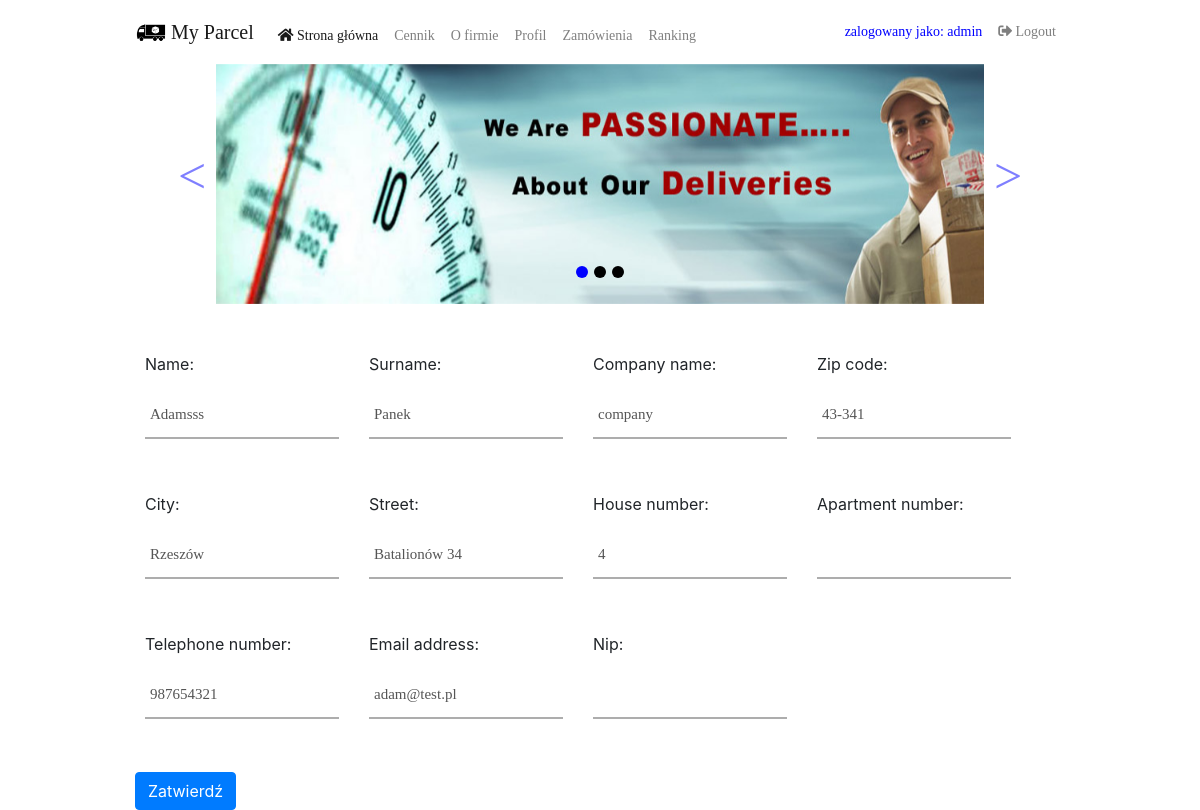
/profile_address/128/update/ (signed in), run on the app's committed database.
### order/models.py (models this page shows, shortened)
class Address(models.Model):
    name = models.CharField(max_length=90, validators=[name_validator()])
    surname = models.CharField(max_length=90, validators=[name_validator()])
    company_name = models.CharField(max_length=500, blank=True)  # isOptional
    zip_code = models.CharField(max_length=6, validators=[zip_code_validator()])  # Poland only
    city = models.CharField(max_length=350, validators=[name_validator()])
    street = models.CharField(max_length=350)
    house_number = models.IntegerField(validators=[MinValueValidator(0)])
    apartment_number = models.IntegerField(null=True, blank=True, validators=[MinValueValidator(0)])  # isOptional
    telephone_number = models.CharField(max_length=20, validators=[MinLengthValidator(9)])  # !!! READ DOC !!!
    email_address = models.EmailField(max_length=250)
    nip = models.CharField(null=True, blank=True, max_length=10,
                           validators=[MinLengthValidator(10), MaxLengthValidator(10)])  # !!! READ DOC !!!

### order/views.py (the view)
# urls.py: path('profile_address/<pk>/update/', views.UpdateAddressProfileView.as_view(), name='profile_address_update'),
class UpdateAddressProfileView(generic.UpdateView):
    template_name = 'order/create_profile_address.html'
    model = Address
    form_class = AddressForm
    success_url = reverse_lazy('order:profile')
    def dispatch(self, request, *args, **kwargs):
        if self.request.user.is_authenticated:
            get_profile = Profile.objects.get(user_id=self.request.user.id)
            obj = self.get_object()
            if obj.id != get_profile.address_id:
                return redirect('order:profile')
            return super(UpdateAddressProfileView, self).dispatch(request, *args, **kwargs)
        return redirect('order:index')

### order/forms.py
class AddressForm(forms.ModelForm):
    class Meta:
        model = Address
        fields = '__all__'

### order/templates/order/create_profile_address.html (shortened to what this page needs)
{% extends 'order/base.html' %}
{% block body %}
    <br><br>
      <div class="container-fluid">
        <div class="row">
            <div class="col-lg-12">
                <div class="panel panel-default">
                    <div class="panel-body">
                        <form class="form-horizontal" action="" method="post" enctype="multipart/form-data">
                            <div class="form-row">
                                {% load widget_tweaks %}
                                {% for field in form %}
                                    <div class="form-group">
                                        <label class="control-label col-lg-12 col-sm-2"> {{ field.label_tag }}</label>
                                        <div class="col-lg-12 col-sm-10">
                                                   <div class="wrap-inputPaka">
                                            {{ field|add_class:"inputPaka" }}
											       <span class="focus-inputPaka" data-placeholder=""></span>
												   </div>
											</div>
											</div>
                                {% endfor %}
                            </div>
                            <button class="btn btn-primary" type="submit">Zatwierdź</button>
                        </form>
                    </div>
                </div>
            </div>
        </div>
    </div>
{% endblock %}

### order/templates/order/base.html (shortened to what this page needs)
<!DOCTYPE html>
<html lang="pl">
<head>
    {% load staticfiles %}
    <link rel="stylesheet" href="https://stackpath.bootstrapcdn.com/bootstrap/4.1.3/css/bootstrap.min.css"
>
    <link rel="stylesheet" href="https://use.fontawesome.com/releases/v5.5.0/css/all.css"
>
    <link rel="stylesheet" type="text/css" href="{% static 'order/style.css' %}"/>
</head>
<body>
<div class="container">
    <nav class="navbar navbar-expand-lg navbar-light" style="background-color: #ffffff;">
        <a class="navbar-brand" href="{% url 'order:index' %}">
            <img src="{% static 'order/images/logo.png' %}" width="30" height="30" class="d-inline-block align-top"
                 alt="">
            My Parcel</a>
        <div class="collapse navbar-collapse" id="navbarTogglerDemo03">
            <ul class="navbar-nav mr-auto mt-2 mt-lg-2">
                <li class="nav-item active">
                    <a class="nav-link" href="{% url 'order:index' %}"><i class="fas fa-home"></i> Strona główna </a>
                </li>
                <li class="nav-item">
                    <a class="nav-link" href="{% url 'order:pricing' %}">Cennik</a>
                </li>
                <li class="nav-item">
                    <a class="nav-link" href="{% url 'order:about' %}">O firmie</a>
                </li>
                {% if user.is_authenticated %}
                    <li class="nav-item">
                        <a class="nav-link" href="{% url 'order:profile' %}">Profil</a>
                    </li>
                    <li class="nav-item">
                        <a class="nav-link" href="{% url 'order:orders' %}">Zamówienia</a>
                    </li>
                {% endif %}
                <li class="nav-item">
                    <a class="nav-link" href="{% url 'order:ranking' %}">Ranking</a>
                </li>
            </ul>
            <ul class="navbar-nav ml-auto">
                <li class="nav-item">
                    {% if user.is_authenticated %}
                        <a class="nav-link" href="#"> <span
                                style="color: blue">zalogowany jako: {{ user.username }}</span></a>
                    {% endif %}
                </li>
                <li class="nav-item">
                    {% if user.is_authenticated %}
                        <a class="nav-link" href="{% url 'order:logout' %}"><span><i
                                class="fa fa-sign-out-alt"></i></span> Logout</a>
                    {% endif %}
            </ul>
        </div>
    </nav>
    {% block carousel %}
        <div id="carouselExampleIndicators" class="carousel slide" data-ride="carousel">
            <ol class="carousel-indicators">
                <li data-target="#carouselExampleIndicators" data-slide-to="0" class="active"></li>
                <li data-target="#carouselExampleIndicators" data-slide-to="1"></li>
                <li data-target="#carouselExampleIndicators" data-slide-to="2"></li>
            </ol>
            <div class="carousel-inner">
                <div class="carousel-item active">
                    <img class="d-block w-100" src="{% static 'order/images/slajd1.jpg' %}" alt="First slide">
                </div>
            </div>
            <a class="carousel-control-prev" href="#carouselExampleIndicators" role="button" data-slide="prev">
                <span class="carousel-control-prev-icon" aria-hidden="true"></span>
            </a>
            <a class="carousel-control-next" href="#carouselExampleIndicators" role="button" data-slide="next">
                <span class="carousel-control-next-icon" aria-hidden="true"></span>
            </a>
        </div>
    {% endblock %}
    {% block body %}
    {% endblock %}
</div>
</body>
</html>

### order/static/order/style.css (style rules this page uses)
.carousel-control-prev-icon, .carousel-control-next-icon { height: 100px; width: 100px; background-image: none; }
.carousel-control-next-icon:after { content: '>'; font-size: 50px; color: blue; }
.carousel-control-prev-icon:after { content: '<'; font-size: 50px; color: blue; }
.carousel-indicators li { border-radius: 12px; width: 12px; height: 12px; background-color: black; }
.carousel-indicators li.active { background-color: blue; }
.carousel-inner { width: 80%; max-height: 300px; margin: auto; }
.container { width: 80% !important; padding: 0; }
.inputPaka { font-family: Poppins-Regular; font-size: 15px; color: #555555; line-height: 1.2; display: block; width: 100%; height: 45px; background: transparent; padding: 0 5px; }
.focus-inputPaka { position: absolute; display: block; width: 100%; height: 100%; top: 0; left: 0; pointer-events: none; }
.focus-inputPaka::before { content: ""; display: block; position: absolute; bottom: -2px; left: 0; width: 0; height: 2px; -webkit-transition: all 0.4s; -o-transition: all 0.4s; -moz-transition: all 0.4s; transition: all 0.4s; background: blue; }
.wrap-inputPaka { width: 100%; position: relative; border-bottom: 2px solid #adadad; margin-bottom: 37px; }
input { outline: none; border: none; }
.focus-inputPaka::after { font-family: Poppins-Regular; font-size: 15px; color: #999999; line-height: 1.2; content: attr(data-placeholder); display: block; width: 100%; position: absolute; top: 16px; left: 0px; padding-left: 5px; -webkit-transition: all 0.4s; -o-transition: all 0.4s; -moz-transition: all 0.4s; transition: all 0.4s; }
button { outline: none !important; border: none; background: blue; }
a { font-family: Poppins-Regular; font-size: 14px; line-height: 1.7; color: #666666; margin: 0px; transition: all 0.4s; -webkit-transition: all 0.4s; -o-transition: all 0.4s; -moz-transition: all 0.4s; }
ul, li { margin: 0px; list-style-type: none; }

### data on the page
Address: form "Adamsss" "Panek" "company" "43-341" "Rzeszów" "Batalionów 34" "4" "987654321" "adam@test.pl"

### other printed values
{{ user.username }} "admin"
{{ field.label_tag }} "Name:" "Surname:" "Company name:" "Zip code:" "City:" "Street:" "House number:" "Apartment number:" "Telephone number:" "Email address:" "Nip:"
